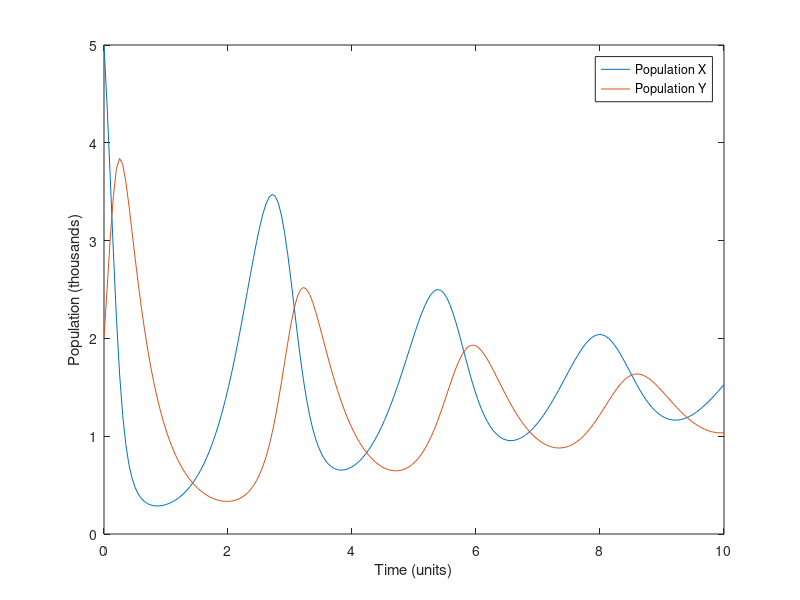

This figure's MATLAB source:
%Problem 1: Population of Two Species Under Competition
%Benjamin Asdell, UID: 005114992
%Computes the population of two competing species and plots their
%respective population sizes over time

clc;
%Initializing given constants
a = 3; b = 2; gamma = 2; p = 1.5; epsilon = 0.3; delta = 0.2;
%Initializing time constants for calculation
t_i = 0; t_f = 10; delta_t = 0.05;
t_steps = ceil(t_f/delta_t);
t = linspace(t_i, t_f, t_steps);
%Initializing population values
x = zeros(1,t_steps);
y = zeros(1,t_steps);
x(1) = 5;
y(1) = 2;
%Discretized Lotka-Volterra calculation
for k = 2:t_steps
    x(k) = x(k-1) + delta_t*x(k-1)*(a - epsilon*x(k-1) - b*y(k-1));
    y(k) = y(k-1) + delta_t*y(k-1)*(-gamma + p*x(k-1) - delta*y(k-1));
end
%Plotting functions
plot(t, x);
xlabel('Time (units)');
ylabel('Population (thousands)');
hold on
plot(t, y);
legend('Population X', 'Population Y');
hold off
saveas(gcf,'hw3_005114992_p1.png');
%output to command window
fprintf('The final X population is: %3.5f (thousands) \n', x(t_steps));
fprintf('The final Y population is: %3.5f (thousands)', y(t_steps));
